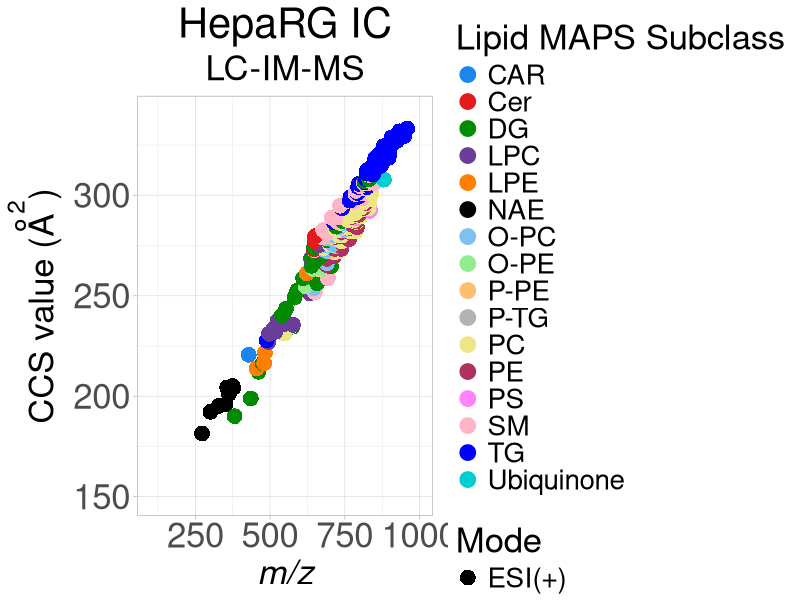

Recreate this plot in R.
library(RColorBrewer)
library(ggplot2)
library(readxl)

################CCS plot########################
#colors
setwd("C:/Users/manue/Desktop")
df <- read_excel("example_data_CCS_plot.xlsx")


#manual palette (selecting colors for different lipid classes)
#19colors
c19 <- c("dodgerblue2", "#E31A1C", # red
         "green4",
         "#6A3D9A", # purple
         "#FF7F00", # orange
         "black",
         "skyblue2", # lt pink
         "palegreen2", # lt purple
         "#FDBF6F", # lt orange
         "gray70", "khaki2",
         "maroon", "orchid1", "pink1", "blue1",
         "darkturquoise",
         "burlywood1",
         "brown3",
         "blueviolet"
)

#change to dataframe format
df<-as.data.frame(df)


ggplot(data = df, aes(x = mz,y = ccs))+
  geom_point(aes(col=Subclass, shape=polarity),size=5)+
  scale_color_manual(values = c19)+
  scale_size_binned()+
  xlim(c(100, 1000)) + 
  ylim(c(150,340)) + 
  labs(y= expression(paste("CCS value (", ring(A)^2,")")),
       x=expression(italic("m/z")), 
       title="HepaRG IC", #change based on your sample
       subtitle = "LC-IM-MS",
       col = "Lipid MAPS Subclass",
       shape= "Mode")+
  theme_light()+
  theme(plot.title = element_text(hjust = 0.5,size = 30),
        plot.subtitle = element_text(hjust = 0.5,size = 25),
        axis.text = element_text(size = 25,),
        text = element_text(size=25))
